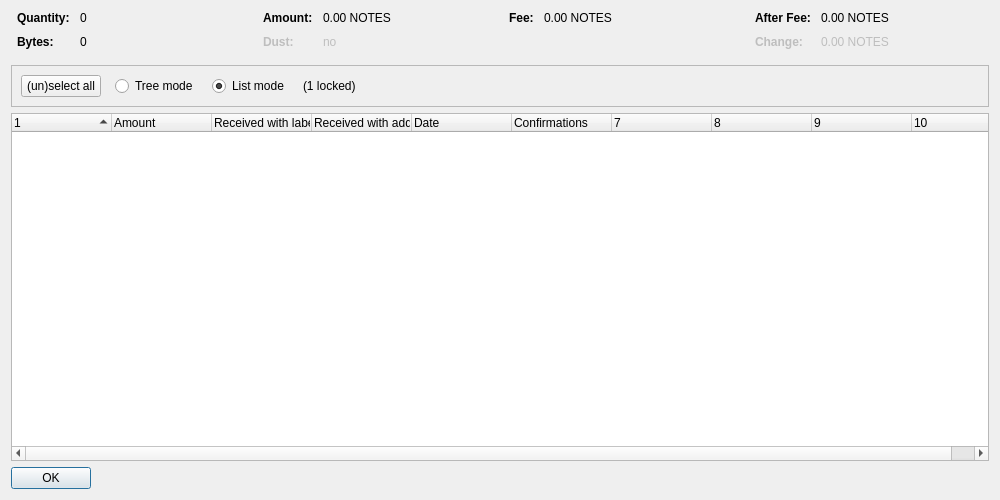
<?xml version="1.0" encoding="UTF-8"?>
<ui version="4.0">
 <class>CoinControlDialog</class>
 <widget class="QDialog" name="CoinControlDialog">
  <property name="geometry">
   <rect>
    <x>0</x>
    <y>0</y>
    <width>1000</width>
    <height>500</height>
   </rect>
  </property>
  <property name="windowTitle">
   <string>Coin Selection</string>
  </property>
  <layout class="QVBoxLayout" name="verticalLayout">
   <item>
    <layout class="QHBoxLayout" name="horizontalLayoutTop" stretch="0,0,0,0">
     <property name="topMargin">
      <number>0</number>
     </property>
     <property name="bottomMargin">
      <number>10</number>
     </property>
     <item>
      <layout class="QFormLayout" name="formLayoutCoinControl1">
       <property name="horizontalSpacing">
        <number>10</number>
       </property>
       <property name="verticalSpacing">
        <number>10</number>
       </property>
       <property name="leftMargin">
        <number>6</number>
       </property>
       <property name="rightMargin">
        <number>6</number>
       </property>
       <item row="0" column="0">
        <widget class="QLabel" name="labelCoinControlQuantityText">
         <property name="font">
          <font>
           <weight>75</weight>
           <bold>true</bold>
          </font>
         </property>
         <property name="text">
          <string>Quantity:</string>
         </property>
        </widget>
       </item>
       <item row="0" column="1">
        <widget class="QLabel" name="labelCoinControlQuantity">
         <property name="cursor">
          <cursorShape>IBeamCursor</cursorShape>
         </property>
         <property name="contextMenuPolicy">
          <enum>Qt::ActionsContextMenu</enum>
         </property>
         <property name="text">
          <string notr="true">0</string>
         </property>
         <property name="textInteractionFlags">
          <set>Qt::LinksAccessibleByMouse|Qt::TextSelectableByKeyboard|Qt::TextSelectableByMouse</set>
         </property>
        </widget>
       </item>
       <item row="1" column="0">
        <widget class="QLabel" name="labelCoinControlBytesText">
         <property name="font">
          <font>
           <weight>75</weight>
           <bold>true</bold>
          </font>
         </property>
         <property name="text">
          <string>Bytes:</string>
         </property>
        </widget>
       </item>
       <item row="1" column="1">
        <widget class="QLabel" name="labelCoinControlBytes">
         <property name="cursor">
          <cursorShape>IBeamCursor</cursorShape>
         </property>
         <property name="contextMenuPolicy">
          <enum>Qt::ActionsContextMenu</enum>
         </property>
         <property name="text">
          <string notr="true">0</string>
         </property>
         <property name="textInteractionFlags">
          <set>Qt::LinksAccessibleByMouse|Qt::TextSelectableByKeyboard|Qt::TextSelectableByMouse</set>
         </property>
        </widget>
       </item>
      </layout>
     </item>
     <item>
      <layout class="QFormLayout" name="formLayoutCoinControl2">
       <property name="horizontalSpacing">
        <number>10</number>
       </property>
       <property name="verticalSpacing">
        <number>10</number>
       </property>
       <property name="leftMargin">
        <number>6</number>
       </property>
       <property name="rightMargin">
        <number>6</number>
       </property>
       <item row="0" column="0">
        <widget class="QLabel" name="labelCoinControlAmountText">
         <property name="font">
          <font>
           <weight>75</weight>
           <bold>true</bold>
          </font>
         </property>
         <property name="text">
          <string>Amount:</string>
         </property>
        </widget>
       </item>
       <item row="0" column="1">
        <widget class="QLabel" name="labelCoinControlAmount">
         <property name="cursor">
          <cursorShape>IBeamCursor</cursorShape>
         </property>
         <property name="contextMenuPolicy">
          <enum>Qt::ActionsContextMenu</enum>
         </property>
         <property name="text">
          <string notr="true">0.00 NOTES</string>
         </property>
         <property name="textInteractionFlags">
          <set>Qt::LinksAccessibleByMouse|Qt::TextSelectableByKeyboard|Qt::TextSelectableByMouse</set>
         </property>
        </widget>
       </item>
       <item row="1" column="0">
        <widget class="QLabel" name="labelCoinControlLowOutputText">
         <property name="enabled">
          <bool>false</bool>
         </property>
         <property name="font">
          <font>
           <weight>75</weight>
           <bold>true</bold>
          </font>
         </property>
         <property name="text">
          <string>Dust:</string>
         </property>
        </widget>
       </item>
       <item row="1" column="1">
        <widget class="QLabel" name="labelCoinControlLowOutput">
         <property name="enabled">
          <bool>false</bool>
         </property>
         <property name="cursor">
          <cursorShape>IBeamCursor</cursorShape>
         </property>
         <property name="contextMenuPolicy">
          <enum>Qt::ActionsContextMenu</enum>
         </property>
         <property name="text">
          <string notr="true">no</string>
         </property>
         <property name="textInteractionFlags">
          <set>Qt::LinksAccessibleByMouse|Qt::TextSelectableByKeyboard|Qt::TextSelectableByMouse</set>
         </property>
        </widget>
       </item>
      </layout>
     </item>
     <item>
      <layout class="QFormLayout" name="formLayoutCoinControl3">
       <property name="horizontalSpacing">
        <number>10</number>
       </property>
       <property name="verticalSpacing">
        <number>10</number>
       </property>
       <property name="leftMargin">
        <number>6</number>
       </property>
       <property name="rightMargin">
        <number>6</number>
       </property>
       <item row="0" column="0">
        <widget class="QLabel" name="labelCoinControlFeeText">
         <property name="font">
          <font>
           <weight>75</weight>
           <bold>true</bold>
          </font>
         </property>
         <property name="text">
          <string>Fee:</string>
         </property>
        </widget>
       </item>
       <item row="0" column="1">
        <widget class="QLabel" name="labelCoinControlFee">
         <property name="cursor">
          <cursorShape>IBeamCursor</cursorShape>
         </property>
         <property name="contextMenuPolicy">
          <enum>Qt::ActionsContextMenu</enum>
         </property>
         <property name="text">
          <string notr="true">0.00 NOTES</string>
         </property>
         <property name="textInteractionFlags">
          <set>Qt::LinksAccessibleByMouse|Qt::TextSelectableByKeyboard|Qt::TextSelectableByMouse</set>
         </property>
        </widget>
       </item>
      </layout>
     </item>
     <item>
      <layout class="QFormLayout" name="formLayoutCoinControl4">
       <property name="horizontalSpacing">
        <number>10</number>
       </property>
       <property name="verticalSpacing">
        <number>10</number>
       </property>
       <property name="leftMargin">
        <number>6</number>
       </property>
       <property name="rightMargin">
        <number>6</number>
       </property>
       <item row="0" column="0">
        <widget class="QLabel" name="labelCoinControlAfterFeeText">
         <property name="font">
          <font>
           <weight>75</weight>
           <bold>true</bold>
          </font>
         </property>
         <property name="text">
          <string>After Fee:</string>
         </property>
        </widget>
       </item>
       <item row="0" column="1">
        <widget class="QLabel" name="labelCoinControlAfterFee">
         <property name="cursor">
          <cursorShape>IBeamCursor</cursorShape>
         </property>
         <property name="contextMenuPolicy">
          <enum>Qt::ActionsContextMenu</enum>
         </property>
         <property name="text">
          <string notr="true">0.00 NOTES</string>
         </property>
         <property name="textInteractionFlags">
          <set>Qt::LinksAccessibleByMouse|Qt::TextSelectableByKeyboard|Qt::TextSelectableByMouse</set>
         </property>
        </widget>
       </item>
       <item row="1" column="0">
        <widget class="QLabel" name="labelCoinControlChangeText">
         <property name="enabled">
          <bool>false</bool>
         </property>
         <property name="font">
          <font>
           <weight>75</weight>
           <bold>true</bold>
          </font>
         </property>
         <property name="text">
          <string>Change:</string>
         </property>
        </widget>
       </item>
       <item row="1" column="1">
        <widget class="QLabel" name="labelCoinControlChange">
         <property name="enabled">
          <bool>false</bool>
         </property>
         <property name="cursor">
          <cursorShape>IBeamCursor</cursorShape>
         </property>
         <property name="contextMenuPolicy">
          <enum>Qt::ActionsContextMenu</enum>
         </property>
         <property name="text">
          <string notr="true">0.00 NOTES</string>
         </property>
         <property name="textInteractionFlags">
          <set>Qt::LinksAccessibleByMouse|Qt::TextSelectableByKeyboard|Qt::TextSelectableByMouse</set>
         </property>
        </widget>
       </item>
      </layout>
     </item>
    </layout>
   </item>
   <item>
    <widget class="QFrame" name="frame">
     <property name="minimumSize">
      <size>
       <width>0</width>
       <height>40</height>
      </size>
     </property>
     <property name="frameShape">
      <enum>QFrame::StyledPanel</enum>
     </property>
     <property name="frameShadow">
      <enum>QFrame::Sunken</enum>
     </property>
     <layout class="QHBoxLayout" name="horizontalLayout">
      <item>
       <layout class="QHBoxLayout" name="horizontalLayoutPanel" stretch="0,0,0,0,0">
        <property name="spacing">
         <number>14</number>
        </property>
        <item>
         <widget class="QPushButton" name="pushButtonSelectAll">
          <property name="sizePolicy">
           <sizepolicy hsizetype="Maximum" vsizetype="Fixed">
            <horstretch>0</horstretch>
            <verstretch>0</verstretch>
           </sizepolicy>
          </property>
          <property name="text">
           <string>(un)select all</string>
          </property>
          <property name="autoDefault">
           <bool>false</bool>
          </property>
         </widget>
        </item>
        <item>
         <widget class="QRadioButton" name="radioTreeMode">
          <property name="sizePolicy">
           <sizepolicy hsizetype="Maximum" vsizetype="Fixed">
            <horstretch>0</horstretch>
            <verstretch>0</verstretch>
           </sizepolicy>
          </property>
          <property name="text">
           <string>Tree mode</string>
          </property>
         </widget>
        </item>
        <item>
         <widget class="QRadioButton" name="radioListMode">
          <property name="sizePolicy">
           <sizepolicy hsizetype="Maximum" vsizetype="Fixed">
            <horstretch>0</horstretch>
            <verstretch>0</verstretch>
           </sizepolicy>
          </property>
          <property name="text">
           <string>List mode</string>
          </property>
          <property name="checked">
           <bool>true</bool>
          </property>
         </widget>
        </item>
        <item>
         <widget class="QLabel" name="labelLocked">
          <property name="text">
           <string notr="true">(1 locked)</string>
          </property>
         </widget>
        </item>
        <item>
         <spacer name="horizontalSpacer">
          <property name="orientation">
           <enum>Qt::Horizontal</enum>
          </property>
          <property name="sizeHint" stdset="0">
           <size>
            <width>40</width>
            <height>20</height>
           </size>
          </property>
         </spacer>
        </item>
       </layout>
      </item>
     </layout>
    </widget>
   </item>
   <item>
    <widget class="CoinControlTreeWidget" name="treeWidget">
     <property name="contextMenuPolicy">
      <enum>Qt::CustomContextMenu</enum>
     </property>
     <property name="sortingEnabled">
      <bool>false</bool>
     </property>
     <property name="columnCount">
      <number>10</number>
     </property>
     <attribute name="headerShowSortIndicator" stdset="0">
      <bool>true</bool>
     </attribute>
     <attribute name="headerStretchLastSection">
      <bool>false</bool>
     </attribute>
     <column>
      <property name="text">
       <string/>
      </property>
     </column>
     <column>
      <property name="text">
       <string>Amount</string>
      </property>
     </column>
     <column>
      <property name="text">
       <string>Received with label</string>
      </property>
     </column>
     <column>
      <property name="text">
       <string>Received with address</string>
      </property>
     </column>
     <column>
      <property name="text">
       <string>Date</string>
      </property>
     </column>
     <column>
      <property name="text">
       <string>Confirmations</string>
      </property>
      <property name="toolTip">
       <string>Confirmed</string>
      </property>
     </column>
     <column>
      <property name="text">
       <string/>
      </property>
     </column>
     <column>
      <property name="text">
       <string/>
      </property>
     </column>
     <column>
      <property name="text">
       <string/>
      </property>
     </column>
     <column>
      <property name="text">
       <string/>
      </property>
     </column>
    </widget>
   </item>
   <item>
    <widget class="QDialogButtonBox" name="buttonBox">
     <property name="sizePolicy">
      <sizepolicy hsizetype="Maximum" vsizetype="Fixed">
       <horstretch>0</horstretch>
       <verstretch>0</verstretch>
      </sizepolicy>
     </property>
     <property name="orientation">
      <enum>Qt::Horizontal</enum>
     </property>
     <property name="standardButtons">
      <set>QDialogButtonBox::Ok</set>
     </property>
    </widget>
   </item>
  </layout>
 </widget>
 <customwidgets>
  <customwidget>
   <class>CoinControlTreeWidget</class>
   <extends>QTreeWidget</extends>
   <header>qt/coincontroltreewidget.h</header>
  </customwidget>
 </customwidgets>
 <resources/>
 <connections/>
</ui>
